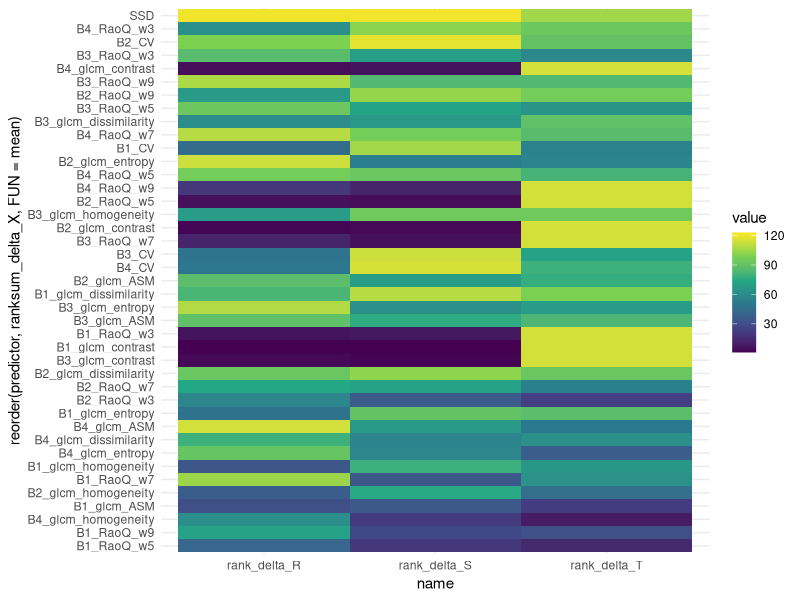
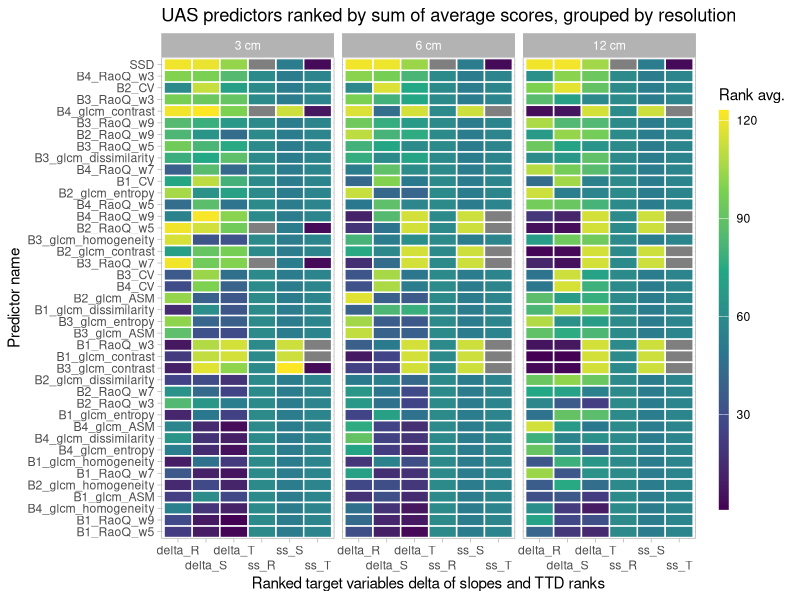
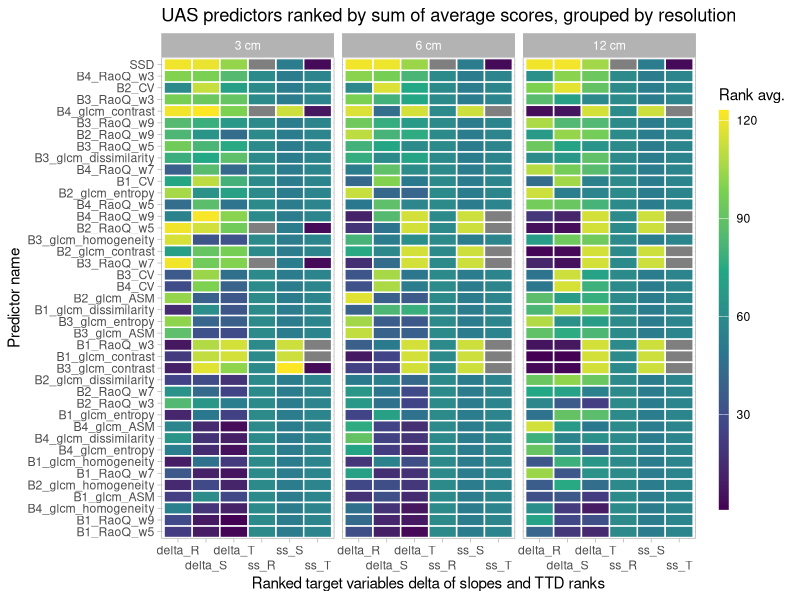

Reproduce these figures in R, in order. (Note: this script raises an error after producing the figures.)
library(dplyr)
library(tidyverse)
library(xtable)
library(ggplot2)
library(terra)
library(sf)
uas_slopes <- read.csv("./results/ACTUAL_RESULTS/UAS_slopes_FINAL.csv")

u <- uas_slopes %>%
  select(c(predictor, agg,
           starts_with("prop"), starts_with("mean"))) %>%
  group_by(predictor, agg) %>%
  summarise(
    across(
      where(is.numeric),
      ~ sum(.x, na.rm = TRUE)
    ),
    .groups = "drop"
  ) %>%
  mutate(
    across(starts_with("prop_"), ~ na_if(., 0))
  ) %>%
  # can I use case_when to replace same_sign == 0 with NA and do the same in the rank rows of the same predictors?
  mutate(
    rank_ss_S = rank(prop_same_sign_shannon,  ties.method = "average", na.last = "keep"),
    rank_ss_T = rank(prop_same_sign_turnover, ties.method = "average", na.last = "keep"),
    rank_ss_R = rank(prop_same_sign_richness, ties.method = "average", na.last = "keep")
  ) %>%
  mutate(ranksum_ss_X = rowSums(
    select(., starts_with("rank_ss")),
    na.rm = T)
  ) %>%
  mutate(
    rank_delta_S = rank(-abs(mean_diff_shannon), ties.method = "average"),
    rank_delta_T = rank(-abs(mean_diff_turnover), ties.method = "average"),
    rank_delta_R = rank(-abs(mean_diff_richness), ties.method = "average")
  ) %>%
  mutate(ranksum_delta_X = rowSums(
    select(., starts_with("rank_delta")),
    na.rm = T
  )) %>%
  mutate(ranksum = ranksum_delta_X + ranksum_ss_X)

u %>%
  select(prop_same_sign_shannon, rank_ss_S)
u %>%
  select(mean_diff_shannon, rank_delta_S)

#########
# visualise UAS slopes same sign
u_ss <- u %>%
  select(c(predictor, agg, ranksum_ss_X, starts_with("rank_ss"))) %>%
  pivot_longer(-c(predictor, agg, ranksum_ss_X))

p_ss <- ggplot(u_ss, aes(x = name, y = reorder(predictor, ranksum_ss_X, FUN = mean),
              fill = value)) +
  geom_tile() +
  scale_fill_viridis_c() +
  theme_minimal() +
  labs(title = "Ranked predictors for same sign estimation of species variables",
       subtitle = "on UAS data, ordered by sum of ranks")

# visualise UAS slopes mean diff
u_mean <- u %>%
  select(c(predictor, agg, ranksum_delta_X, starts_with("rank_delta"))) %>%
  pivot_longer(-c(predictor, agg, ranksum_delta_X))

ggplot(u_mean, aes(x = name, y = reorder(predictor, ranksum_delta_X, FUN = mean),
                 fill = value)) +
  geom_tile() +
  scale_fill_viridis_c() +
  theme_minimal()

# both in one?
u_both <- u %>%
  select(c(predictor, agg, starts_with("rank"))) %>%
  select(-c(ranksum_ss_X, ranksum)) %>%
  pivot_longer(-c(predictor, agg, ranksum_delta_X)) %>%
  # rename some stuff
  mutate(res = factor(
    case_when(
    agg == "agg1" ~ "3 cm",
    agg == "agg2" ~ "6 cm",
    agg == "agg4" ~ "12 cm"
              ), levels = c("3 cm", "6 cm", "12 cm")),
  name = str_remove(name, "^rank_"))

both <- ggplot(u_both, aes(x = name,
                           y = reorder(predictor, ranksum_delta_X, FUN = mean),
                           fill = value)) +
  geom_tile(color = "white", lwd = .5) +
  facet_wrap(~ res, nrow = 1) +
  scale_fill_viridis_c(name = "Rank avg.") +
  theme_light() +
  ylab("Predictor name") +
  xlab("Ranked target variables delta of slopes and TTD ranks") +
  guides(fill = guide_colourbar(barwidth = 0.5, barheight = 20)) +
  scale_x_discrete(guide = guide_axis(n.dodge = 2)) +
  labs(title = "UAS predictors ranked by sum of average scores, grouped by resolution")
both
ggsave(filename = "./images/5_Results_UAS_sameSign_meanDiff_ranks.png", plot = both,
       width = 3000, height = 2000, units = "px", dpi = 300)
write.csv(u , "./result_tables/Fig_5_2_data.csv", row.names = F)
